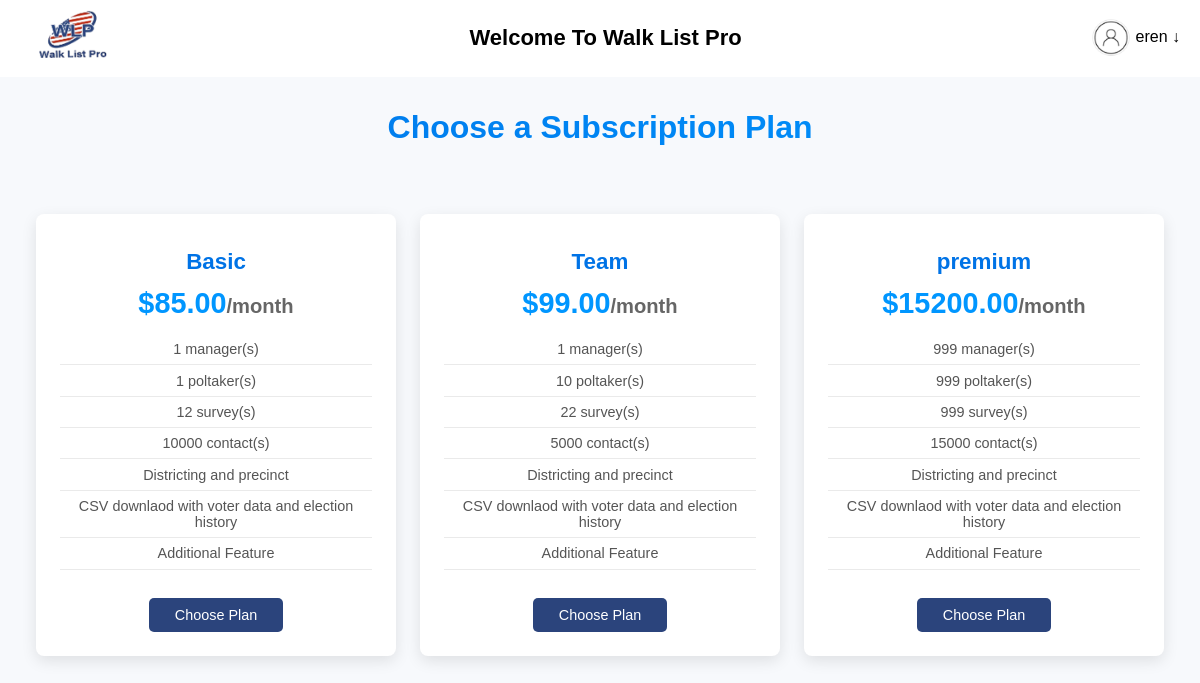
Screenshot of /subscriptions/ (signed in) with the database file from the repository.
### walkapp/models.py (models this page shows, shortened)
class SubscriptionPlan(models.Model):
    name = models.CharField(max_length=100)
    price = models.DecimalField(max_digits=10, decimal_places=2)
    managers = models.IntegerField(default=0)
    poltakers = models.IntegerField(default=0)
    surveys = models.IntegerField(default=0)
    contacts = models.IntegerField(default=0)

### walkapp/views.py (the view)
# urls.py: path('subscriptions/', subscription_plans, name='subscription_plans'),
@login_required
def subscription_plans(request):
    plans = SubscriptionPlan.objects.all()
    username = request.user.username if request.user.is_authenticated else None
    return render(request, 'subscription_plans.html', {'plans': plans, 'username':username})

### template/subscription_plans.html (shortened to what this page needs)
<!DOCTYPE html>
{% load static %}
<html lang="en">
<head>
    <link rel="stylesheet" href="{% static 'css/styles.css' %}">
</head>
<body>
     <nav class="navbar">
        <div class="navbar-logo">
            <img src="{% static 'img/logo.png' %}" alt="Logo">
        </div>
        <div class="navbar-welcome">
            <h2>Welcome To Walk List Pro</h2>
        </div>
        <div class="navbar-user">
            <img onclick="toggleDropdown()" src="{% static 'img/logo2.png' %}" alt="User Icon" class="user-icon" style="margin-top: 0px; vertical-align: middle; width: 40px; height: 40px;">
            <span class="user-name" onclick="toggleDropdown()">{{username}} ↓</span>
        </div>
    </nav>
    <h1>Choose a Subscription Plan</h1>
    <div class="all" >
    <div class="pricing-container">
        {% for plan in plans %}
        <div class="pricing-card">
            <h3>{{ plan.name }}</h3>
            <p class="price">${{ plan.price }}<span>/month</span></p>
            <ul>
                <li>{{ plan.managers }} manager(s)</li>
                <li>{{ plan.poltakers }} poltaker(s)</li>
                <li>{{ plan.surveys }} survey(s)</li>
                <li>{{ plan.contacts }} contact(s)</li>
                <li>Districting and precinct</li>
                <li>CSV downlaod with voter data and election history</li>
                <li>Additional Feature</li>
            </ul>
            <form action="{% url 'choose_plan' plan.id %}" method="get">
                <button type="submit" class="choose-plan-btn">Choose Plan</button>
            </form>
        </div>
        {% endfor %}
    </div>
</div>
</body>
</html>

### static/css/styles.css (style rules this page uses)
* { margin: 0; padding: 0; box-sizing: border-box; font-family: Arial, sans-serif; }
.navbar { position: sticky; top: 0; z-index: 1000; }
body { background-color: #f4f4f9; }
.navbar { display: flex; align-items: center; justify-content: space-between; background-color: #ffffff; padding: 10px 20px; color: #fff; }
.navbar-logo img { width: 100px; }
.navbar-welcome h2 { font-size: 22px; color: #000000; font-weight: bold; }
.navbar-user { position: relative; cursor: pointer; }
.user-name { font-size: 16px; color: #000000; }

### template/subscription_plans.html (style rules this page uses)
body { background-color: #f7f9fc; }
h1 { font-size: 2rem; margin: 1em 0; color: #2c3e50; text-align: center; font-weight: 700; background: linear-gradient(90deg, #0073e6, #0096ff); -webkit-background-clip: text; color: transparent; }
.pricing-container { display: grid; grid-template-columns: repeat(auto-fit, minmax(250px, 1fr)); gap: 1.5rem; width: 100%; max-width: 1200px; padding: 1em; }
.pricing-card { background-color: #ffffff; border-radius: 8px; box-shadow: 0 5px 15px rgba(0, 0, 0, 0.1); padding: 1.5em; text-align: center; transition: transform 0.3s ease, box-shadow 0.3s ease; }
.pricing-card h3 { font-size: 1.4rem; color: #0073e6; margin: 0.5em 0; font-weight: 600; }
.price { font-size: 1.8rem; color: #0096ff; margin: 0.4em 0; font-weight: 700; }
.price span { font-size: 0.7em; color: #666; }
ul { list-style-type: none; padding: 0; margin: 1em 0; color: #555; font-size: 0.9rem; }
ul li { padding: 0.5em 0; border-bottom: 1px solid #eaeaea; }
.choose-plan-btn { background-color: rgb(43, 68, 124); color: #ffffff; font-size: 0.9rem; padding: 0.6em 1.8em; border: none; border-radius: 5px; cursor: pointer; transition: background-color 0.3s; margin-top: 1em; }
.all { display: flex; justify-content: center; align-items: center; padding: 20px; }

### rows the page displays
SubscriptionPlan: name "Basic", price "85.00", managers "1", poltakers "1", surveys "12", contacts "10000"
SubscriptionPlan: name "Team", price "99.00", managers "1", poltakers "10", surveys "22", contacts "5000"
SubscriptionPlan: name "premium", price "15200.00", managers "999", poltakers "999", surveys "999", contacts "15000"

### other values shown
{{ username }} "eren"
